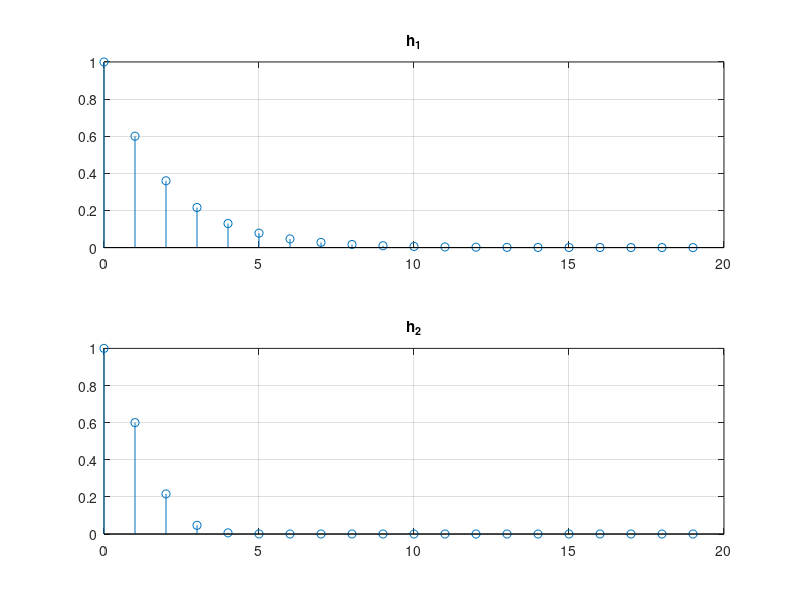

MATLAB code to generate this figure:
clc; clear; close('all');

n = 0:19;
delta = [1 zeros(1,19)];

h1 = filter(1, [1, -3/5], delta);

h2_f = @(n) (3/5).^(n.*(n+1)./2);
h2 = h2_f(n);

figure;
subplot(2,1,1);
stem(n, h1);
title('h_1'); grid('on');
subplot(2,1,2);
stem(n, h2);
title('h_2'); grid('on');
